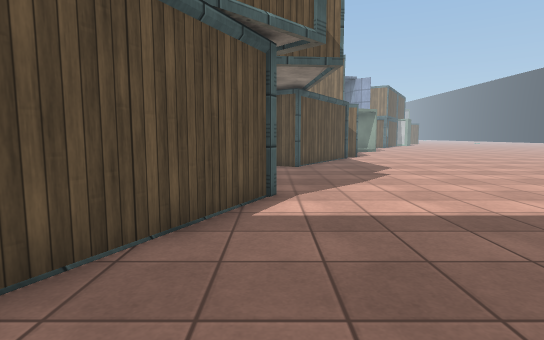
view 1 (above)

24 first-person views from a walk through a Unity game level. The camera is 1.2 m above the floor, tilts 6° down and sees 80° across. The floor is counted in squares, 1 m on a side. Each view is taken from the middle of a square. On the plan, view 1 faces up. The plan holds only what a view shows up to about 14 squares ahead; the rest is blank. The place goes on beyond the plan. The player is left out. Some surface patterns are stand-ins.

view 2
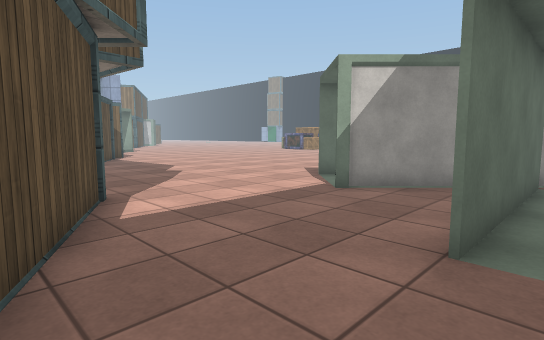

view 3
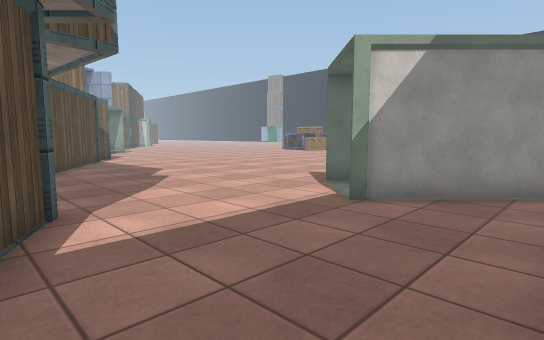

view 4
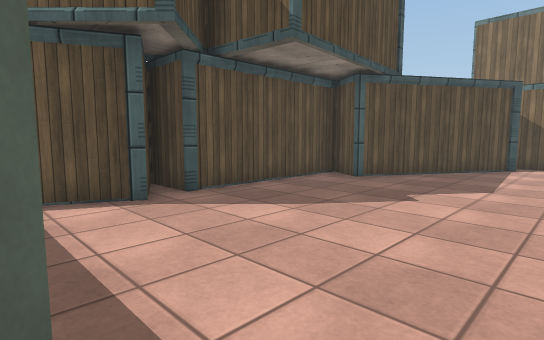

view 5
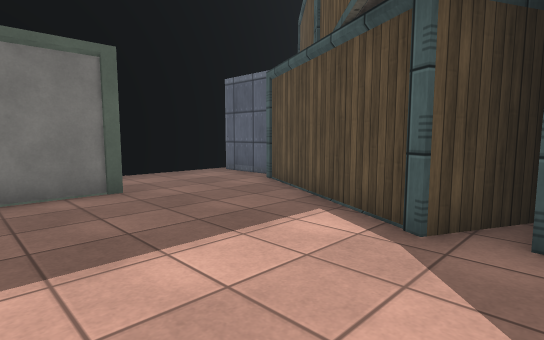

view 6
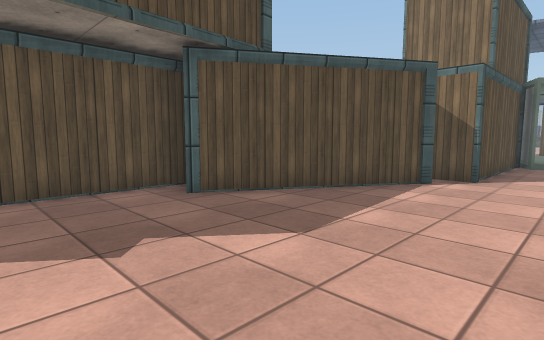

view 7
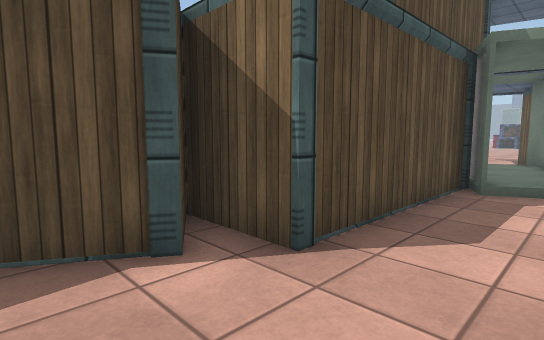

view 8
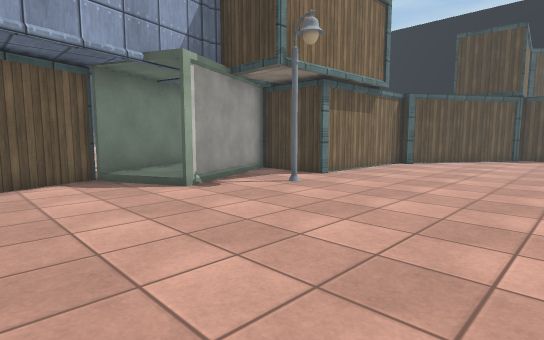

view 9
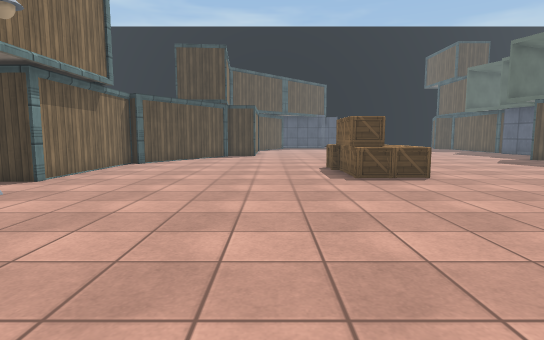

view 10
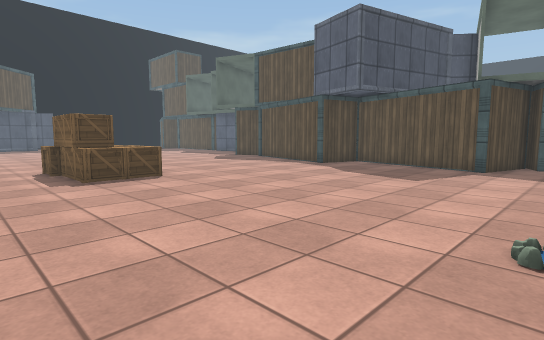

view 11
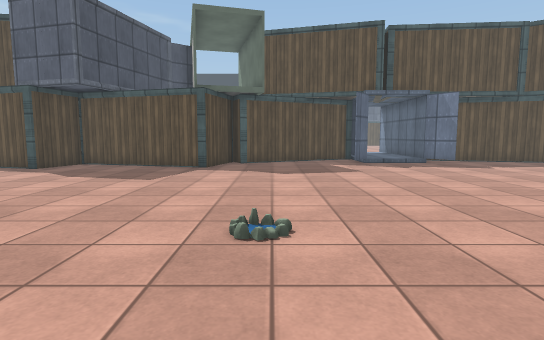

view 12
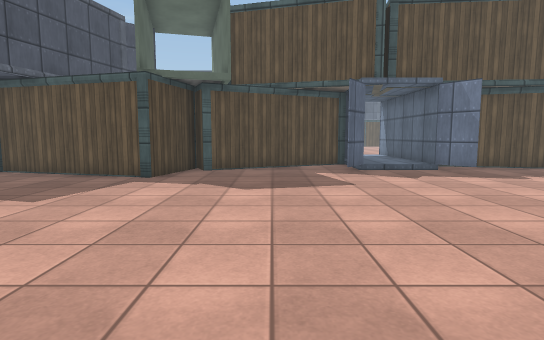

view 13
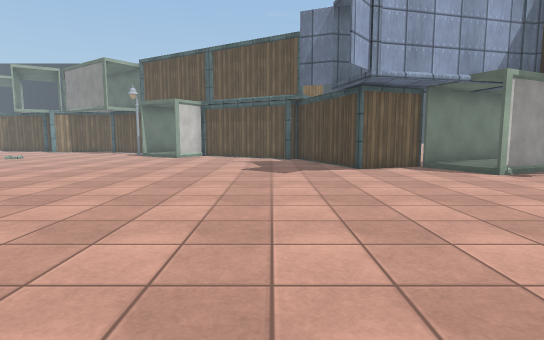

view 14
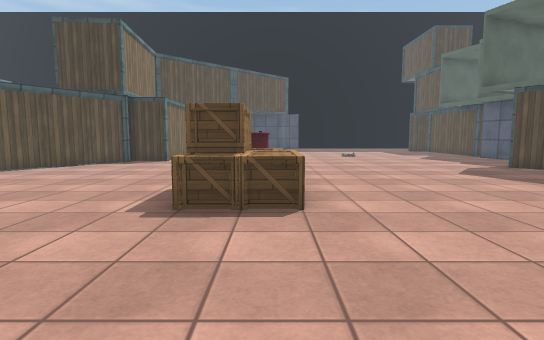

view 15
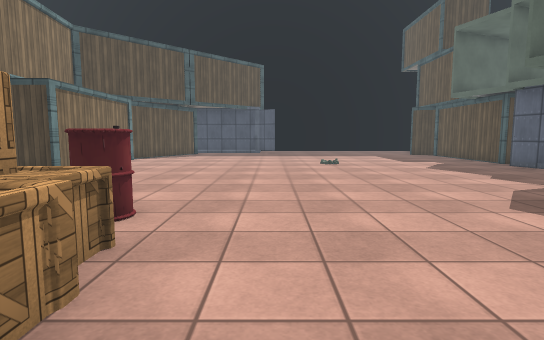

view 16
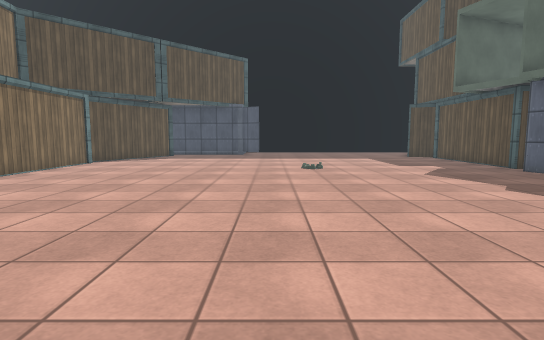

view 17
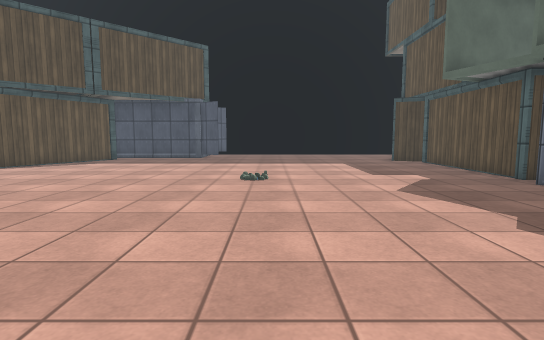

view 18
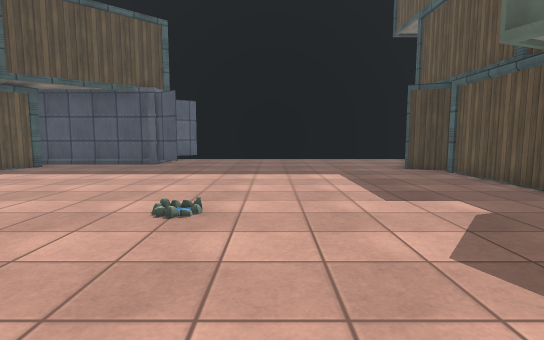

view 19
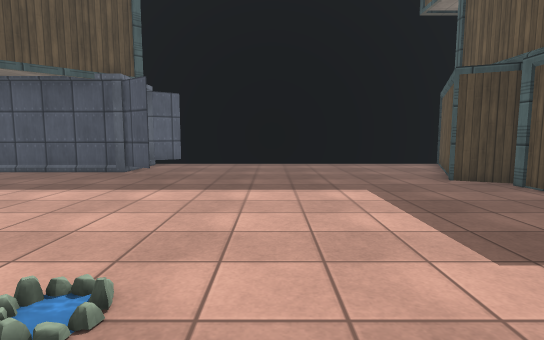

view 20
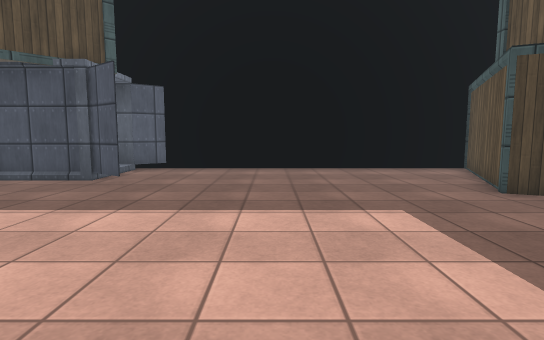

view 21
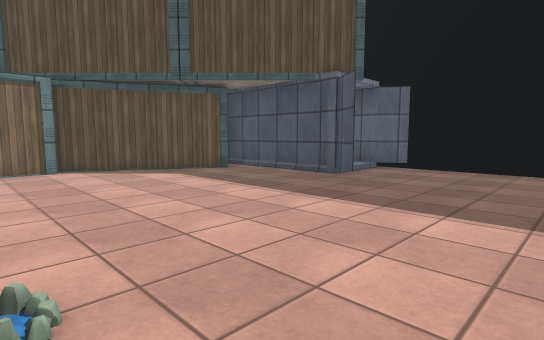

view 22
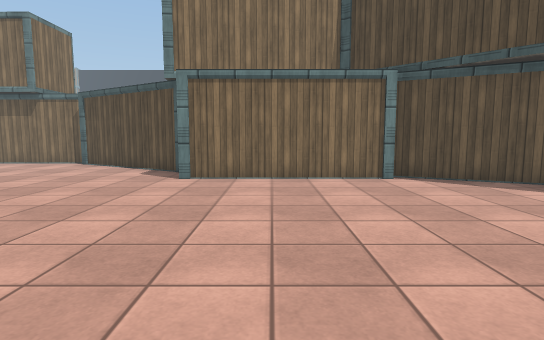

view 23
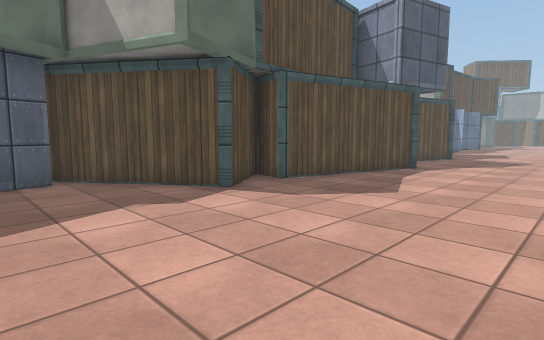

view 24
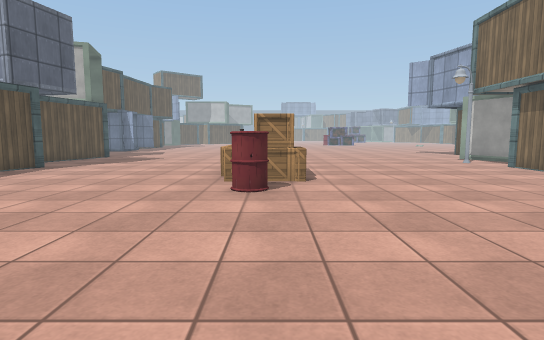

### Floor plan
Key: @ floor where view 1 was taken; # wall or solid block; . floor; / step, stairs or slope; ≈ water the walk keeps out of; C container; R crate; B barrel; O other object.
Columns run from 20 left of view 1 to 7 right of it. Each row starts with its distance up from view 1.
 44  #..                  ......
 43 ##...                .......
 42 #.....              ........
 41 #.......          ..........
 40 #CC......        ...........
 39   ........      ............
 38   ..........   .............
 37 CCC..........  .............
 36 #............. .............
 35 #...........................
 34 ##..........................
 33  #..........≈............###
 32  ##......................##
 31  ###.....................##
 30    #.....................O#
 29    #...................O  O
 28    #...................OO O
 27   ##..................#.O  O
 26   #.....................O  O
 25   ##.....................O
 24    ##.......RR........###O/
 23    ##.......RR........# ##.
 22    #........RR........#  #..
 21    #........RRR.......#  #..
 20    #.........B........#  #..
 19  ###........BB........####..
 18   #..................####...
 17   #..................####..
 16  ##.................####....
 15 ##.................####.....
 14 C..................####.....
 13 C................#####......
 12 C................#  #.......
 11 C................#  #.......
 10 #................#  #.......
  9 #................#  #.......
  8 #................####.......
  7 #................####.......
  6 #................####.....OO
  5 #...............####......
  4 #...............####....OO.
  3 ##.............####......OO
  2 #.........C....####.......OO
  1 #..........CCCCCCC....OOOOOO
  0 #........../     C..@.
 -1 .........../     C....
 -2 #############   #####

Positions as (right, up) in squares from view 1, and headings:
1: (0, 0), facing up
2: (-2, 0), facing up-right
3: (-1, 1), facing up-right
4: (6, 4), facing up-left
5: (4, 8), facing down-left
6: (7, 9), facing up-left
7: (7, 16), facing up-left
8: (-4, 33), facing down-right
9: (-4, 33), facing down
10: (-4, 33), facing down-left
11: (-4, 33), facing left
12: (-7, 34), facing left
13: (-7, 36), facing right
14: (-8, 29), facing down
15: (-10, 24), facing down
16: (-11, 22), facing down
17: (-13, 19), facing down
18: (-14, 15), facing down
19: (-14, 12), facing down
20: (-14, 10), facing down
21: (-15, 10), facing down-right
22: (-12, 11), facing right
23: (-11, 12), facing up-left
24: (-7, 12), facing up
